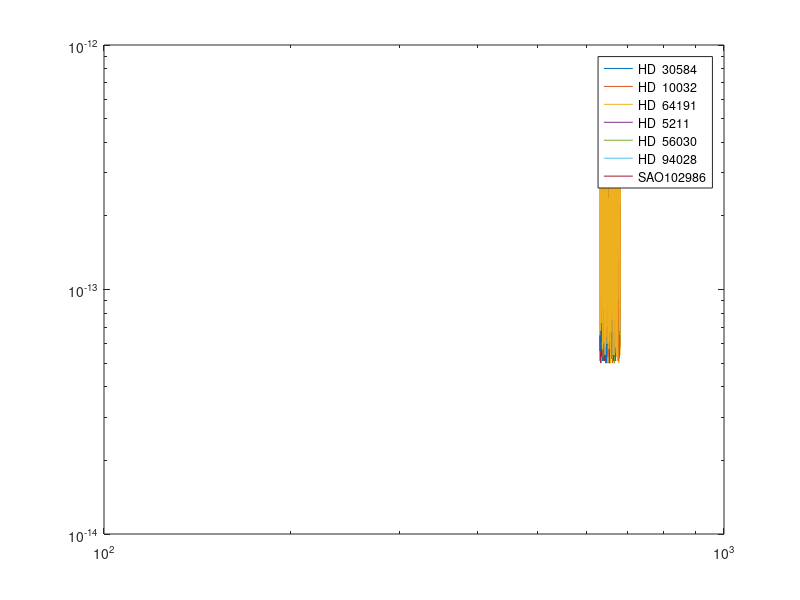

MATLAB code for this plot:

bounds = [50,300]; 
spectra = (randi(bounds,357,10)*0.0001) * 10^(-11);
nObs = size(spectra,1);
lambdaStart = 630.02;
lambdaDelta = 0.14;

%The spectra data was collected at evenly-spaced wavelengths, 
%and you know the starting wavelength (λstart), the spacing (λ delta),
%and the number of observation

%Task 1
lambdaEnd = lambdaStart + (nObs -1)* lambdaDelta;
lambda = lambdaStart:lambdaDelta:lambdaEnd;
lambda = lambda';


%Each column of spectra is the spectrum of a different star. 
%The sixth column is the spectrum of star HD 94028.
%Plot the spectra (s) as a function of wavelength (lambda), 
%using log scales on both axes. 

%Task 2 & 7
s = spectra(:, 2);
loglog(lambda, s, ".-");
xlabel("Wavelength");
ylabel("Intensity");

%min function allows two outputs, the second of which is the index at 
%which the minimum value occurred. This index corresponds to the location 
%of the Hydrogen-alpha line. Use idx to index into lambda to find the
%wavelength of the Hydrogen-alpha line. Store the result as lambdaHa (λHa)

%Task 3
[sHa, idx] = min(s);
lambdaHa = lambda(idx);

%The point (lambdaHa,sHa) is the location of the Hydrogen-alpha line.

%Task 4

hold on;
plot(lambdaHa, sHa, "rs", "MarkerSize", 8);

%If you zoom in on the plot, you can see that the wavelength of the
%Hydrogen-alpha line of HD 94028 is 656.62 nm, which is slightly longer 
%than the laboratory value of 656.28 nm.

%Using the Hydrogen-alpha wavelength of the star, 
%you can calculate the redshift factor (the speed of the star 
%relative to the earth) using the formula z=(λHa/656.28)−1. 
%You can then calculate the speed by multiplying the redshift factor 
%by the speed of light (299792.458km/s).

%Task 5
z = (lambdaHa/656.28) - 1;
speed = z*299792.458;

%Having created a live script for finding the redshift, 
%you can easily modify the script to repeat the calculation 
%on any star in the spectra matrix.
%In the previous project, you determined if one star's spectrum 
%was redshifted or blueshifted, and calculated the star’s speed 
%relative to the Earth. In this project, you will calculate all the 
%stars' speed at once. Then you'll create the plot below.
%the spectrum data is extracted for the second star in the matrix spectra. 
%Then lines 3 through 5 calculate the speed based on that data. 
%How would you calculate the speed of all the stars in spectra?

[sHa,idx] = min(spectra);
lambdaHa = lambda(idx);
z = lambdaHa/656.28 - 1;
speed = z*299792.458;

%Notice that speed is now a vector. A positive speed means that the 
%star is moving away from us (redshifted spectrum), and a negative speed 
%means the star is moving towards us (blueshifted spectrum).

%In the next few tasks, you'll plot the spectra of all seven stars 
%using different line properties for redshifted and blueshifted spectra. 
%It is convenient to use a for loop to access each star's data one at time.
%Since you'll use different styles for redshifted and blueshifted spectra, 
%you can use an if statement.
%You'll plot the redshifted spectra using a thick line.

for v = 1:7
    s = spectra(:,v);
    if(speed(v) <= 0)
        loglog(lambda, s, "--");
    elseif speed(v) > 0
        loglog(lambda, s, "LineWidth", 3);
    end
hold on
end
hold off

%You can pass a string array directly to the legend function.
%The string array starnames contains the name of each star in spectra.
starnames = ["HD  30584";"HD  10032";"HD  64191";"HD  5211";
    "HD  56030";"HD  94028"; "SAO102986"];
legend(starnames)

%In the plot, you can use the line styles to identify the stars 
%with redshifted spectra, then look up their names in the legend. 

movaway = starnames (speed> 0);

%If you do not want to differentiate between redshifted and blueshifted 
%spectra, you do not need to use a for loop.

loglog(lambda,spectra);
legend(starnames);


